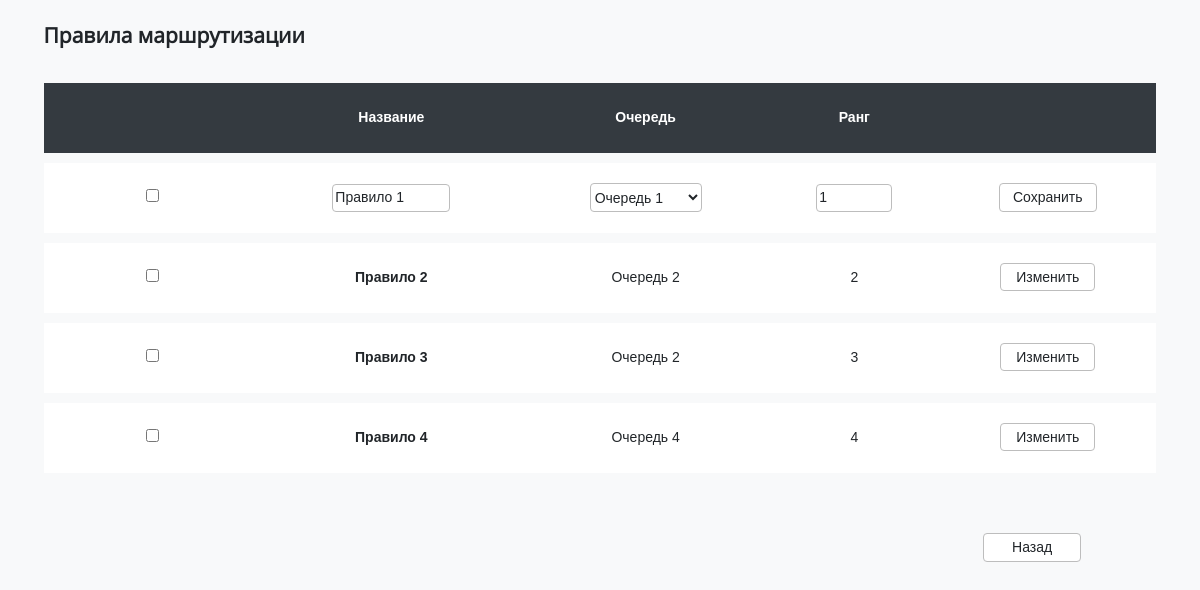
Page /polls/update/1/ on the committed database.
### polls/models.py (models this page shows, shortened)
class Rule(m.Model):
    name = m.CharField('Название', max_length = 200)
    queue = m.CharField('Очередь', max_length = 200, choices = [(i,i) for i in Dictionaries.all_queues], default = '-')
    rule_range = m.IntegerField('Ранг',unique=True)
    creator = m.CharField('Пользователь, который создал правило', max_length = 20)
    updator = m.CharField('Пользователь, который последним изменил правило', max_length = 20)
    create_date = m.DateTimeField('Дата создания правила', auto_now=False, auto_now_add=True)
    update_date = m.DateTimeField('Дата последнего изменения правила',auto_now=True, auto_now_add=False)
    class Meta:
        verbose_name = "Правило"
        verbose_name_plural = "Список правил"

### polls/views.py (the view)
# urls.py: path('update/<int:rule_id>/', views.update, name='list_upd'),
def update(request, rule_id):
    rule_list = Rule.objects.all()
    return render(request,'polls/list_upd.html', {'rule_list': rule_list, 'Dictionaries': Dictionaries, 'id_to_update': rule_id})

### polls/templates/polls/list_upd.html (shortened to what this page needs)
{% extends 'base.html' %}
{% block content %}
    <h2>Правила маршрутизации</h2>
    <table class="table">
        <thead class="table-head">
            <tr>
                <th><input type="submit" class="submit_button hide" value="Удалить"></th>
                <th onclick="location.href='?sort=name'">Название</th>
                <th onclick="location.href='?sort=queue'">Очередь</th>
                <th onclick="location.href='?sort=rule_range'">Ранг</th>
                <th></th>
            </tr>
        </thead>
        {% if rule_list %}
            {% for a in rule_list %}
                {% if a.id != id_to_update %}
                    <tr class="row">
                        <td><input type="checkbox"  value="{{a.id}}" name="checks"></td>
                        <td><a class="rule_ref" href="{% url 'polls:detail' a.id %}">{{a.name}}</a></td>
                        <td><p>{{a.queue}}</p></td>
                        <td><p>{{a.rule_range}}</p></td>
                        <td><a class="a_button" href="{% url 'polls:list_upd' a.id %}">Изменить</a></td>
                    </tr>
                {% else %}
                <tr class="row">
                    <form action="save/" method="post">
                        <td><input type="checkbox"  value="{{a.id}}" name="checks"></td>
                        <td><input type="text" class="inp_rule_name" name="name" value="{{a.name}}"/></td>
                        <td>
                            <select class="sel_rule_queue" name="queue">
                            {% for i in Dictionaries.all_queues %}
                                {% if i == a.queue %}
                                    <option selected value="{{i}}">{{i}}</option>
                                {% else %}
                                    <option value="{{i}}">{{i}}</option>
                                {% endif %}
                            {% endfor %}
                            </select>
                        </td>
                        <td><input type="number" class="inp_rule_range" name="rule_range" value="{{a.rule_range}}"/></td>
                        <td><input type="submit" class="submit_button" value="Сохранить"></td>
                    </form>
                </tr>
                {% endif %}
            {% endfor %}
        {% endif %}
    </table>
    <br><br>
    <div class="back">
        <form action="back/">
            <input type="submit" class="submit_button" class="back" value="Назад">
        </form>
    </div>
{% endblock %}

### static/css/stylesheet.css (style rules this page uses)
h2 { font-family: Open_Sans-Reg; text-align: left; padding-left: 3%; }
body { background-color: #f8f9fa; font-family: "Poppins", Arial, sans-serif; font-size: 14px; text-align: center; line-height: 1.8; color: #212529; }
.sel_rule_queue, .inp_rule_name, #t_operator_new, #t_operation { width: 8em; }
.inp_rule_range { width: 5em; }
.back { margin-left: 73%; }
input[type="text"], input[type="number"] { font-family: inherit; font-size: inherit; line-height: inherit; color: inherit; background-color: #fff; background-clip: padding-box; border: 1px solid #bdbdbd; border-radius: 0.25rem; transition: border-color 0.15s ease-in-out, box-shadow 0.15s ease-in-out; height: 1.5rem; }
select { font-family: inherit; font-size: inherit; line-height: inherit; color: inherit; background-color: #fff; background-clip: padding-box; border: 1px solid #bdbdbd; border-radius: 0.25rem; transition: border-color 0.15s ease-in-out, box-shadow 0.15s ease-in-out; width: 60%; min-height: 1.8rem; }
.submit_button { font-family: inherit; font-size: inherit; line-height: 1.8; color: #212529; background-color: #fff; background-clip: padding-box; border: 1px solid #bdbdbd; border-radius: 0.25rem; transition: border-color 0.15s ease-in-out, box-shadow 0.15s ease-in-out; width: 7em; }
.a_button { font-family: inherit; font-size: inherit; line-height: 1.8; color: inherit; background-color: #fff; background-clip: padding-box; border: 1px solid #bdbdbd; border-radius: 0.25rem; transition: border-color 0.15s ease-in-out, box-shadow 0.15s ease-in-out; padding: 5px 15px; text-decoration: none; width: 7em; }
.rule_ref { font-family: inherit; color: inherit; text-decoration: none; font-weight: bold; }
.table-head { color: #fff; background-color: #343a40; font-weight: bold; height: 5em; }
.table { border: none; background-color: #f8f9fa; vertical-align: top; box-sizing: border-box; min-width: 1000px !important; width: 100%; border-collapse: separate; border-spacing: 0 10px; padding-right: 3%; padding-left: 3%; }
.row { background-color: #fff; height: 5em; }

### rows in the picture
Rule: name "Правило 1", queue "Очередь 1", rule_range "1"
Rule: name "Правило 2", queue "Очередь 2", rule_range "2"
Rule: name "Правило 3", queue "Очередь 2", rule_range "3"
Rule: name "Правило 4", queue "Очередь 4", rule_range "4"
